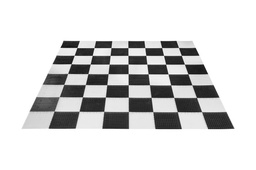
#> input picture input_hcd1.jpg, 256 x 170 px, shrunk from 700 x 466 before the run
$ python Assignment3_1.py
#> lines starting #> are read from the running program, lines starting #| are printed output that depends on the picture
#!/usr/bin/env python3
# -*- coding: utf-8 -*-
"""
Created on Thu Oct 31 21:17:51 2019

@author: dr.junk
"""
from math import floor,sqrt
import matplotlib.pyplot as plt
import numpy as np
import scipy.stats as st
import cv2


#Creating Gaussian kernel
def gausskernel(len=3, nsig=3):
    interval = (2*nsig+1.)/(len)
    x = np.linspace(-nsig-interval/2., nsig+interval/2., len+1)
    kern1d = np.diff(st.norm.cdf(x))
    kernel_raw = np.sqrt(np.outer(kern1d, kern1d))
    kernel = kernel_raw/kernel_raw.sum()
    return kernel


#Convolution
def convolve(image,mask,pad=True):
    if len(image.shape)==3:
        image=cv2.cvtColor(image,cv2.COLOR_BGR2GRAY)
    mask_shape,_=mask.shape
    mask_flipped=np.flip(np.flip(mask,1),0)
    result=np.zeros(np.array(image.shape)+np.array((mask_shape-1,mask_shape-1)))

    #Padding
    image_padded=result.copy()
    offset=floor(mask_shape/2)
    image_padded[offset:image_padded.shape[0]-offset,offset:image_padded.shape[1]-offset]=image


    for i in range(offset,result.shape[0]-offset):
        for j in range(offset,result.shape[1]-offset):
            result[i,j]=np.sum(mask_flipped*image_padded[i-offset:i-offset+mask_shape,j-offset:j-offset+mask_shape])
    if pad==False:
        return(result[offset:image_padded.shape[0]-offset,offset:image_padded.shape[1]-offset])
    else:
        return(result)

#Edge Detector Function
def edge_detector(mask,image,pad=False):

    #creating mask for x and y
    m_x=mask
    m_y=np.flip(np.rot90(mask),0)

    #getting gradients in x nad y directions
    grad_x=convolve(image,mask=m_x,pad=pad)
    grad_y=convolve(image,mask=m_y,pad=pad)

    grad_x=grad_x/grad_x.max()*255.0
    grad_y=grad_y/grad_y.max()*255.0

    return(grad_x,grad_y)


#Harris Corner Detection
def HC(image,mask,gaus=True,window_size=3,k=0.05):
#Finding x and y gradient
    I_x,I_y = edge_detector(mask=mask,image=image)
    mask_shape = mask.shape[0]
    #Finding second order gradients
    I_xx=I_x**2
    I_xy=I_x*I_y
    I_yy=I_y**2

    if gaus == True:
        window=gausskernel(window_size,3)
    else:
        window=np.ones((window_size,window_size))

    sum_xx=convolve(mask=window,image=I_xx,pad=False)
    sum_yy=convolve(mask=window,image=I_yy,pad=False)
    sum_xy=convolve(mask=window,image=I_xy,pad=False)

    #Determinant and Trace
    det=(sum_xx*sum_yy)-(sum_xy**2)
    trace=sum_xx-sum_yy
    R=det-k*(trace**2)
    vec_values=[]
    vec_val=[]

    for ix,i in enumerate(det):
        for iy,j in enumerate(i):
            hessian = np.array([[sum_xx[ix,iy],sum_xy[ix,iy]],[sum_xy[ix,iy], sum_yy[ix,iy]]])
            l1,l2 = np.linalg.eigvals(hessian)
            vec_values.append(np.array([l1,l2]))
            vec_val.append(np.array([l1,l2,R[ix,iy]]))

    return(R,det,trace,np.array(vec_values),np.array(vec_val))

#Getting Flat Edge and Corner feature values
def get_regions(f_vect,l=.1):
    x_f = f_vect[:,0]
    y_f = f_vect[:,1]

    #Normalising X and Y component
    x_norm = (x_f-min(x_f))/(max(x_f)-min(x_f))
    y_norm = (y_f-min(y_f))/(max(y_f)-min(x_f))

    #Finding Feature Vectors
    x_bool = x_norm>l
    y_bool = y_norm>l
    f_bool = y_norm>=0

    #Feature vectors of Flat, Corner and Edges
    corner_bool = x_bool*y_bool
    f_corner = f_vect[corner_bool,:]

    edge_bool = np.logical_and((x_bool+y_bool), np.logical_not(corner_bool))
    f_edge = f_vect[edge_bool,:]

    flat_bool = np.logical_and(f_bool, np.logical_not((x_bool+y_bool)))
    f_flat = f_vect[flat_bool,:]

    return([f_corner,f_edge,f_flat])


#Getting Flat Edge and Corner feature values
def get_regionsR(f_vectR,l=1,adj=10,fine_thresh =False):

    R=f_vectR[:,2]
    unique, counts = np.unique(R, return_counts=True)

    _,bin_edge = np.histogram(R,bins=50)
    loc = np.where(bin_edge[bin_edge <0 ])[0][:-l]


    if fine_thresh == True:
        corner_thresh = bin_edge[-(loc[-1]+adj)]
        edge_thresh = bin_edge[loc[-1]]
    else:

        corner_thresh = (np.average(R[R>0]) + bin_edge[-(loc[-1]+adj)])/2.0
        edge_thresh = np.average(R[R<0])


    f_corner,f_edge,f_flat  = [],[],[]

    for i in f_vectR:
        if i[2] >= corner_thresh:
            f_corner.append(i[:2])
        elif i[2] <= edge_thresh:
            f_edge.append(i[:2])
        else:
            f_flat.append(i[:2])
    return([np.array(f_corner),np.array(f_edge),np.array(f_flat),corner_thresh,edge_thresh])

def plot(f,e,c,axis):
    data = (f,e,c)
    colors = ("orange","green", "red")
    groups = ("flat","edge", "corner")

    # Graph
    for data, color, group in zip(data, colors, groups):
        x, y = data[:,0],data[:,1]
        axis.scatter(x, y, alpha=0.8, c=color, edgecolors='none', s=30, label=group)
        axis.legend(loc=2)
    return(axis)

def _split_e(e):
    e_l,e_r=[],[]
    for i in e:
        if i[0]>i[1]:
            e_r.append(i)
        else:
            e_l.append(i)
    return(np.array(e_l),np.array(e_r))

#Finding Covariance Matrix
def _cov(val,val_mean):
    cov_matrix = []

    for value in val:
        vec = np.array([np.array(value - val_mean)])
        cov = np.dot(np.transpose(vec),vec)
        cov_matrix.append(cov)

    covariance = np.average(np.array(cov_matrix),axis=0)

    return(covariance)

def _fisher_space(val,eigen_vector):
    fisher_space=[]
    for i in val:
        fisher_space.append(np.dot(np.transpose(eigen_vector),np.transpose(np.array([i]))))
    return(np.array(fisher_space))


def get_fisher(c,e,f):

    e_l,e_r = _split_e(e)
    classes = [c,e_l,e_r,f]

    c_mean = np.average(c,axis=0)
    e_l_mean = np.average(e_l,axis=0)
    e_r_mean = np.average(e_r,axis=0)
    f_mean = np.average(f,axis=0)
    class_mean = [np.array([x]).reshape((2,1)) for x in [c_mean,e_l_mean,e_r_mean,f_mean]]
    overall_mean = np.average(np.array(class_mean),axis=0).reshape((2,1))

    c_cov = _cov(c,c_mean)
    e_l_cov = _cov(e_l,e_l_mean)
    e_r_cov = _cov(e_r,e_r_mean)
    f_cov = _cov(f,f_mean)

#Storing them in a list
    class_cov = [c_cov,e_l_cov,e_r_cov,f_cov]

    B = np.zeros_like(c_cov)
    A = np.zeros_like(c_cov)
    for mean,cov in zip(class_mean,class_cov):
        vec = np.array(mean - overall_mean)
        B += np.dot(vec,np.transpose(vec))
        A += cov
    A_inv = np.linalg.inv(A)
    h = np.dot(A_inv,B)

    eigen_value, eigen_vector = np.linalg.eig(h)


    fisher_class = []
    for val in classes:
        fisher_class.append(_fisher_space(val,eigen_vector))

    all_data = np.vstack(fisher_class)
    data =[fisher_class[3],np.vstack([fisher_class[1],fisher_class[2]]),fisher_class[0]]

    return(data,all_data,eigen_vector,[np.dot(np.dot(np.transpose(eigen_vector),i),eigen_vector) for i in class_cov],
        [np.dot(np.transpose(eigen_vector),i) for i in class_mean],np.dot(np.transpose(eigen_vector),overall_mean))

def plot_mean_distributions(fisher_mean,fisher_overall_mean,c,e,f,new_data):

    fisher_mean.append(fisher_overall_mean)
    fisher = np.array([i.reshape((2)) for i in fisher_mean])

    e_l,e_r = _split_e(e)
    c_mean = np.average(c,axis=0)
    e_l_mean = np.average(e_l,axis=0)
    e_r_mean = np.average(e_r,axis=0)
    f_mean = np.average(f,axis=0)
    class_mean = [np.array([x]).reshape((2,1)) for x in [c_mean,e_l_mean,e_r_mean,f_mean]]
    overall_mean = np.average(np.array(class_mean),axis=0).reshape((2,1))
    actual_mean = np.array([np.array([x]).reshape((2)) for x in [c_mean,e_l_mean,e_r_mean,f_mean,overall_mean]])

    fig = plt.figure(figsize=(20,10))
    ax1 = fig.add_subplot(2, 2, 1)
    ax2 = fig.add_subplot(2, 2, 2)
    ax3 = fig.add_subplot(2, 2, 3)
    ax4 = fig.add_subplot(2, 2, 4)

    ax3 = plot(new_data[0],new_data[1],new_data[2],ax3)
    ax3.set_title('Fisher Space Distribution')
    ax4 = plot(f,e,c,ax4)
    ax4.set_title('Actual Distribution')

    label = ['corner','edge_left','edge_right','flat','overall']
    color = ['r','g','g','b','c']
    for x,y,l,c in zip(fisher[:,0],fisher[:,1], label,color):
        ax1.scatter(x,y,label = l, c = c)
        ax1.legend(loc=2)
        ax1.set_title(label = 'Fisher mean distribution')

    for x,y,l,c in zip(actual_mean[:,0],actual_mean[:,1],label,color):
        ax2.scatter(x,y,label = l, c = c)
        ax2.legend(loc=2)
        ax2.set_title(label = 'Actual mean distribution')
    plt.show()
    return(plt)

def actual_classifier(co,ed,fl):
    corner = np.array([np.append(i,[0],axis=0) for i in co])
    edge = np.array([np.append(i,[1],axis=0) for i in ed])
    flat = np.array([np.append(i,[2],axis=0) for i in fl])
    features = np.vstack([corner, edge, flat])
    return(features)

def classify(val,e_vector,f,f_mean):
    classes = ['corner','edge','edge','flat']
    val = np.array(val).reshape((2,1))
    mahalnobis_dist = np.zeros(4)
    feature = np.dot(np.transpose(e_vector),val)
    for i,(mean,cov_inv) in enumerate(zip(f_mean,f)):
        vec = feature-mean
        mahalnobis_dist[i] = np.dot(np.dot(np.transpose(vec),cov_inv),vec)
    feature_class=np.argmin(mahalnobis_dist)

    return(classes[feature_class],mahalnobis_dist)


#Loading Images
image1=cv2.imread('input_hcd1.jpg')
#> image1 is the input picture: shape (170, 256, 3); min 15, max 255, mean 214.4
mask=np.array([[1,0,-1],[2,0,-2],[1,0,-1]])

#Harris corner response recorded
harris_response,det,trace,f_vect,f_vectR =HC(image1,mask,gaus=False)
#> call 4 of convolve, with mask = array of shape (3, 3), pad = False
#> after the loop in convolve (call 4), `for i in range(offset,result.shape[0]-offset):`:
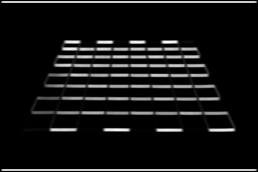
#> result: shape (172, 258) float64; min 0, max 242630.2, mean 19403.9; drawn with min black and max white
#> after the loop in convolve (call 5), `for i in range(offset,result.shape[0]-offset):`:
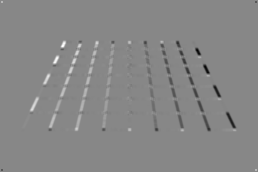
#> result: shape (172, 258) float64; min -104144.6, max 92372.4, mean -140.1; drawn with min black and max white
#> in HC, `det=(sum_xx*sum_yy)-(sum_xy**2)`:
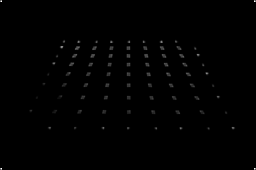
#> det: shape (170, 256) float64; min 0, max 2.64e+10, mean 126752315.9; drawn with min black and max white
#> in HC, `trace=sum_xx-sum_yy`:
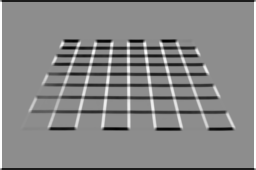
#> trace: shape (170, 256) float64; min -242404.5, max 195762.8, mean -9660.9; drawn with min black and max white
#> in HC, `R=det-k*(trace**2)`:
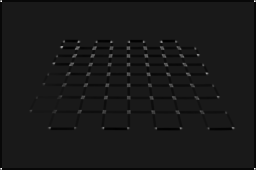
#> R: shape (170, 256) float64; min -2.93e+09, max 2.64e+10, mean -76798071.7; drawn with min black and max white
#> after the loop in HC, `for ix,i in enumerate(det):`: vec_val = 43520 items
#> f_vect = 43520 pairs, first value 0 to 258781.2, second value -4.44e-16 to 242674


#Threshold values
c,e,f,corner_thresh,edge_thresh = get_regionsR(f_vectR)
#> in get_regionsR, `unique, counts = np.unique(R, return_counts=True)`: unique = 17323 values from -2.93e+09 to 2.64e+10; counts = 17323 values, max 23182 at index 8763, min 1 at index 0, mean 2.51
#> in get_regionsR, `_,bin_edge = np.histogram(R,bins=50)`: bin_edge = 51 values from -2.93e+09 to 2.64e+10
#> in get_regionsR, `loc = np.where(bin_edge[bin_edge <0 ])[0][:-l]`: loc = [0, 1, 2, 3]
#> in get_regionsR, `corner_thresh = (np.average(R[R>0]) + bin_edge[-(loc[-1]+adj)])/2.0`: corner_thresh = 9.95e+09
#> in get_regionsR, `edge_thresh = np.average(R[R<0])`: edge_thresh = -780877496.3
#> the loop in get_regionsR, `for i in f_vectR:` made 43520 passes
#> i on passes 1 to 3: [138178.1, 65025, 8.99e+09], [85176.3, 183051.9, 1.54e+10], [0, 195075, -1.9e+09]
#> after the loop in get_regionsR, `for i in f_vectR:`: f_corner = 37 pairs, first value 57860.7 to 203203.1, second value 67726.8 to 183798.9; f_edge = 4670 pairs, first value 0 to 258781.2, second value 0 to 242674; f_flat = 38813 items
#> c has the same summary as f_corner in get_regionsR; e has the same summary as f_edge in get_regionsR; f = 38813 pairs, first value 0 to 254264.6, second value -4.44e-16 to 222819.8; corner_thresh = 9.95e+09; edge_thresh = -780877496.3

#Actual Classifier dataset
feature = actual_classifier(c,e,f)
#> in actual_classifier, `corner = np.array([np.append(i,[0],axis=0) for i in co])`: corner = 37 rows, first 8: [85176.3, 183051.9, 0], [85176.3, 183051.9, 0], [183051.9, 85176.3, 0], [203203.1, 130050, 0], [203203.1, 130050, 0], [183051.9, 85176.3, 0], [77324.2, 162508.5, 0], [65748.9, 158883.1, 0]

#Distribution Plot
r_based  = plot(f,e,c,plt)
#> in plot, `data = (f,e,c)`: data = 3 point arrays, longest 38813 points
#> the loop in plot, `for data, color, group in zip(data, colors, groups):` made 3 passes
#> (color, group) on passes 1 to 3: ('orange', 'flat'), ('green', 'edge'), ('red', 'corner')


#Mean variation Plotting
new_data,fisher_space,eigen,fisher_cov,fisher_mean,fisher_overall_mean = get_fisher(c,e,f)
#> after the loop in _split_e, `for i in e:`: e_l = 3279 pairs, first value 0 to 6244.2, second value 125265.1 to 242674; e_r = 1391 pairs, first value 126672.8 to 258781.2, second value 0 to 3039.8
#> in get_fisher, `classes = [c,e_l,e_r,f]`: classes = 4 point arrays, longest 38813 points
#> in get_fisher, `c_mean = np.average(c,axis=0)`: c_mean = [127268.6, 120181.5]
#> in get_fisher, `e_l_mean = np.average(e_l,axis=0)`: e_l_mean = [73.67, 177853]
#> in get_fisher, `e_r_mean = np.average(e_r,axis=0)`: e_r_mean = [183086.6, 114.4]
#> in get_fisher, `f_mean = np.average(f,axis=0)`: f_mean = [5100, 6604.3]
#> in get_fisher, `class_mean = [np.array([x]).reshape((2,1)) for x in [c_mean,e_l_mean,e..`: class_mean = [[127268.6, 120181.5], [73.67, 177853], [183086.6, 114.4], [5100, 6604.3]]
#> in get_fisher, `overall_mean = np.average(np.array(class_mean),axis=0).reshape((2,1))`: overall_mean = [78882.2, 76188.3]
#> the loop in _cov, `for value in val:` made 37 passes
#> (value, vec, cov) on passes 1 to 6: ([85176.3, 183051.9], [[-42092.3, 62870.3]], [[1.77e+09, -2.65e+09], [-2.65e+09, 3.95e+09]]), ([85176.3, 183051.9], [[-42092.3, 62870.3]], [[1.77e+09, -2.65e+09], [-2.65e+09, 3.95e+09]]), ([183051.9, 85176.3], [[55783.2, -35005.2]], [[3.11e+09, -1.95e+09], [-1.95e+09, 1.23e+09]]), ([203203.1, 130050], [[75934.5, 9868.5]], [[5.77e+09, 749359189.9], [749359189.9, 97387165.8]]), ([203203.1, 130050], [[75934.5, 9868.5]], [[5.77e+09, 749359189.9], [749359189.9, 97387165.8]]), ([183051.9, 85176.3], [[55783.2, -35005.2]], [[3.11e+09, -1.95e+09], [-1.95e+09, 1.23e+09]])
#> after the loop in _cov, `for value in val:`: cov_matrix = 37 items
#> in _cov, `covariance = np.average(np.array(cov_matrix),axis=0)`: covariance = [[2.12e+09, -1.13e+09], [-1.13e+09, 1.47e+09]]
#> in get_fisher, `e_l_cov = _cov(e_l,e_l_mean)`: e_l_cov = [[99033.6, -90250.2], [-90250.2, 656005276]]
#> in get_fisher, `e_r_cov = _cov(e_r,e_r_mean)`: e_r_cov = [[377722867.9, -813224.4], [-813224.4, 81302.1]]
#> in get_fisher, `f_cov = _cov(f,f_mean)`: f_cov = [[504244757.2, 93115594.6], [93115594.6, 567296112]]
#> in get_fisher, `class_cov = [c_cov,e_l_cov,e_r_cov,f_cov]`: class_cov = [[[2.12e+09, -1.13e+09], [-1.13e+09, 1.47e+09]], [[99033.6, -90250.2], [-90250.2, 656005276]], [[377722867.9, -813224.4], [-813224.4, 81302.1]], [[504244757.2, 93115594.6], [93115594.6, 567296112]]]
#> in get_fisher, `B = np.zeros_like(c_cov)`: B = [[0, 0], [0, 0]]
#> the loop in get_fisher, `for mean,cov in zip(class_mean,class_cov):` made 4 passes
#> (mean, cov, vec, B, A) on passes 2 to 4: ([73.67, 177853], [[99033.6, -90250.2], [-90250.2, 656005276]], [-78808.5, 101664.7], [[8.55e+09, -5.88e+09], [-5.88e+09, 1.23e+10]], [[2.12e+09, -1.13e+09], [-1.13e+09, 2.13e+09]]), ([183086.6, 114.4], [[377722867.9, -813224.4], [-813224.4, 81302.1]], [104204.4, -76073.9], [[1.94e+10, -1.38e+10], [-1.38e+10, 1.81e+10]], [[2.5e+09, -1.13e+09], [-1.13e+09, 2.13e+09]]), ([5100, 6604.3], [[504244757.2, 93115594.6], [93115594.6, 567296112]], [-73782.2, -69584], [[2.49e+10, -8.68e+09], [-8.68e+09, 2.29e+10]], [[3.01e+09, -1.04e+09], [-1.04e+09, 2.7e+09]])
#> (mean, vec, B, A) on pass 1: ([127268.6, 120181.5], [48386.4, 43993.2], [[2.34e+09, 2.13e+09], [2.13e+09, 1.94e+09]], [[2.12e+09, -1.13e+09], [-1.13e+09, 1.47e+09]])
#> in get_fisher, `A_inv = np.linalg.inv(A)`: A_inv = [[3.83e-10, 1.47e-10], [1.47e-10, 4.27e-10]]
#> in get_fisher, `h = np.dot(A_inv,B)`: h = [[8.25, 0.0429], [-0.0503, 8.5]]
#> in get_fisher, `eigen_value, eigen_vector = np.linalg.eig(h)`: eigen_value = [8.26, 8.5]; eigen_vector = [[-0.98, -0.171], [-0.199, -0.985]]
#> the loop in get_fisher, `for val in classes:` made 4 passes
#> after the loop in get_fisher, `for val in classes:`: fisher_class = 4 items
#> new_data = 3 items; eigen = [[-0.98, -0.171], [-0.199, -0.985]]; fisher_cov = [[[1.66e+09, -480685586.8], [-480685586.8, 1.11e+09]], [[26166587, 128858987], [128858987, 636726948.4]], [[362376078, 62608349.3], [62608349.3, 10888863.4]], [[543158649.9, 289218250.5], [289218250.5, 596876621.1]]]; fisher_mean = [[-148685.6, -140206.8], [-35552.2, -175236.6], [-179429.3, -31476.4], [-6315, -7380.3]]; fisher_overall_mean = [-92495.5, -88575]
plt=plot_mean_distributions(fisher_mean,fisher_overall_mean,c,e,f,new_data)
#> in plot_mean_distributions, `fisher = np.array([i.reshape((2)) for i in fisher_mean])`: fisher = [[-148685.6, -140206.8], [-35552.2, -175236.6], [-179429.3, -31476.4], [-6315, -7380.3], [-92495.5, -88575]]
#> in plot_mean_distributions, `c_mean = np.average(c,axis=0)`: c_mean = [127268.6, 120181.5]
#> in plot_mean_distributions, `e_l_mean = np.average(e_l,axis=0)`: e_l_mean = [73.67, 177853]
#> in plot_mean_distributions, `e_r_mean = np.average(e_r,axis=0)`: e_r_mean = [183086.6, 114.4]
#> in plot_mean_distributions, `f_mean = np.average(f,axis=0)`: f_mean = [5100, 6604.3]
#> in plot_mean_distributions, `overall_mean = np.average(np.array(class_mean),axis=0).reshape((2,1))`: overall_mean = [78882.2, 76188.3]
#> in plot_mean_distributions, `actual_mean = np.array([np.array([x]).reshape((2)) for x in [c_mean,e_..`: actual_mean = [[127268.6, 120181.5], [73.67, 177853], [183086.6, 114.4], [5100, 6604.3], [78882.2, 76188.3]]
#> the loop in plot (call 2), `for data, color, group in zip(data, colors, groups):` made 3 passes
#> the loop in plot_mean_distributions, `for x,y,l,c in zip(fisher[:,0],fisher[:,1], label,color):` made 5 passes
#> the loop in plot_mean_distributions, `for x,y,l,c in zip(actual_mean[:,0],actual_mean[:,1],label,color):` made 5 passes
#> in plot_mean_distributions, `plt.show()`:
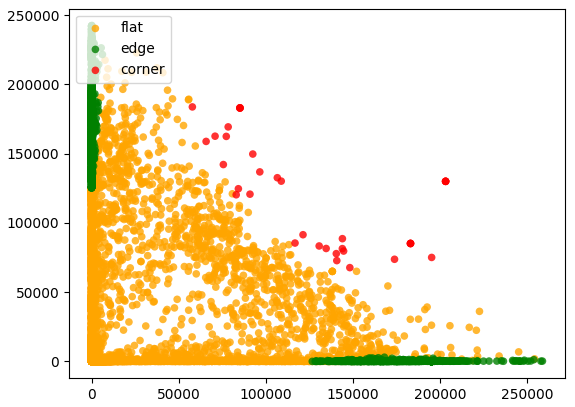
#> figure drawn by matplotlib, 1 panel
#> in plot_mean_distributions, `plt.show()`:
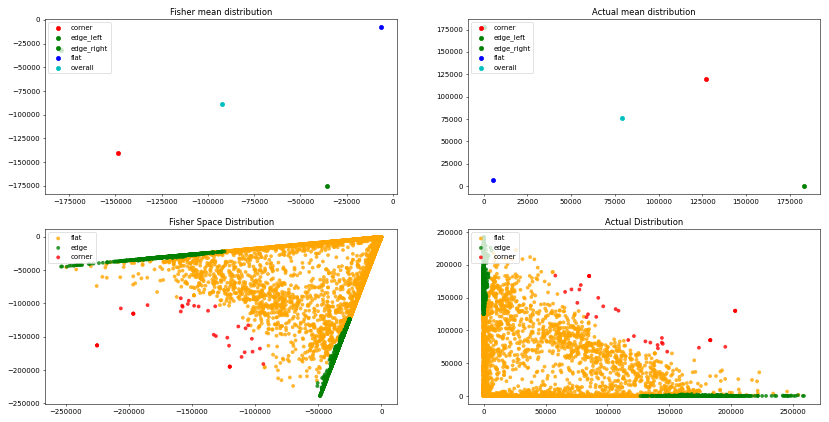
#> figure drawn by matplotlib, 4 panels
plt.show()


# Classfiying based on the mahalnobis distance
classes = {'corner':0,'edge':1,'flat':2}
fisher_cov_inv = [np.linalg.inv(x) for x in fisher_cov]
#> fisher_cov_inv = [[[6.89e-10, 2.98e-10], [2.98e-10, 1.03e-09]], [[1.13e-05, -2.29e-06], [-2.29e-06, 4.65e-07]], [[4.18e-07, -2.4e-06], [-2.4e-06, 1.39e-05]], [[2.48e-09, -1.2e-09], [-1.2e-09, 2.26e-09]]]
cm = np.zeros((len(classes),len(classes)))
#> cm = [[0, 0, 0], [0, 0, 0], [0, 0, 0]]
for i in feature:
    #Fisher space 2 * 1 vector
    val = i[:2]
    detected_class = classify(val,eigen,fisher_cov_inv,fisher_mean)
    actual_class = int(i[2])

    predicted_class = classes[detected_class[0]]
    cm[actual_class,predicted_class] += 1
#> this loop made 43520 passes
#> i on passes 22 to 24: [83016.5, 120344.5, 0], [121362.1, 91491.2, 0], [75642.7, 142174.7, 0]
